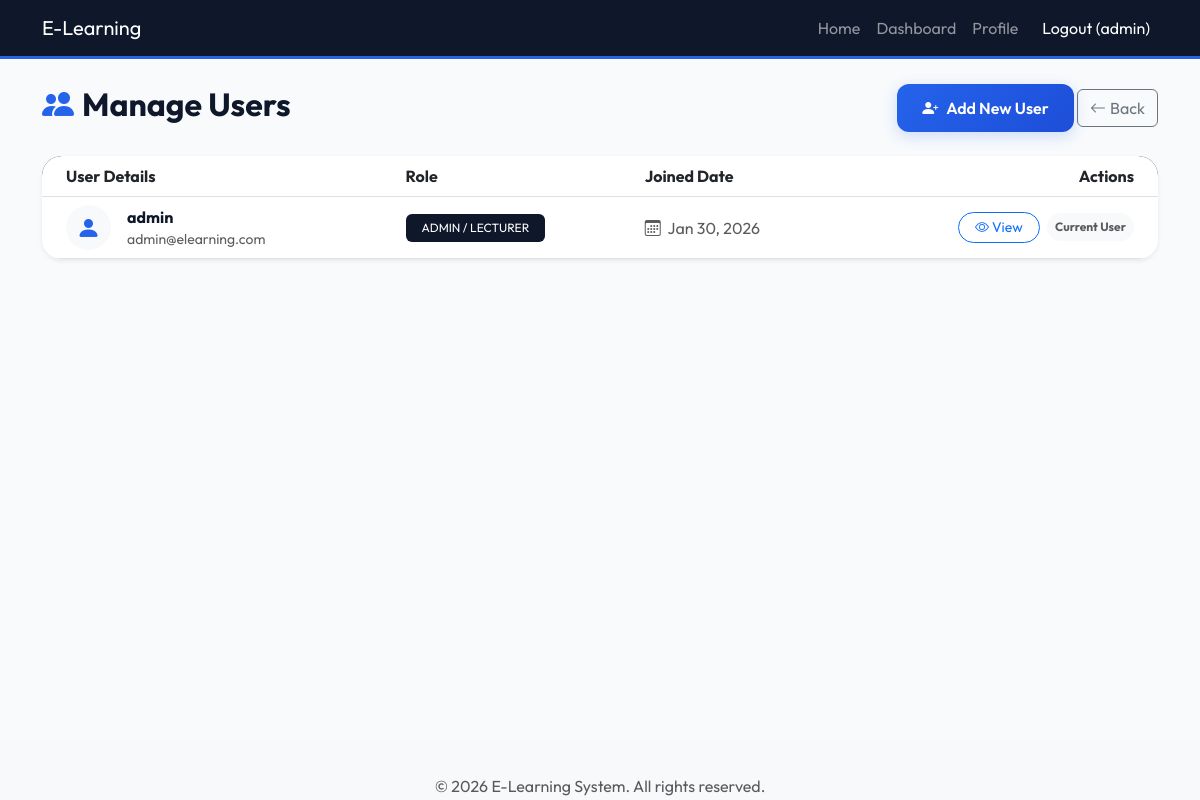
The app's page /views/admin/users.php (signed in) with its own data.
### tables this page shows
CREATE TABLE IF NOT EXISTS users (
    id INT AUTO_INCREMENT PRIMARY KEY,
    username VARCHAR(50) NOT NULL UNIQUE,
    email VARCHAR(100) NOT NULL UNIQUE,
    password VARCHAR(255) NOT NULL,
    role ENUM('admin', 'student') NOT NULL DEFAULT 'student',
    bio TEXT,
    avatar VARCHAR(255),
    created_at TIMESTAMP DEFAULT CURRENT_TIMESTAMP,
    INDEX idx_role (role),
    INDEX idx_username (username),
    INDEX idx_email (email)
);

### views/admin/users.php (the view, shortened to what this page needs)
<?php
require_once '../../config/db.php';
include '../../includes/header.php';
$stmt = $pdo->query("SELECT * FROM users ORDER BY created_at DESC");
$users = $stmt->fetchAll();
?>
<div class="d-flex justify-content-between align-items-center mb-4">
    <h2 class="text-accent fw-bold"><i class="bi bi-people-fill me-2 text-primary"></i>Manage Users</h2>
    <div>
        <button type="button" class="btn btn-primary" data-bs-toggle="modal" data-bs-target="#addUserModal">
            <i class="bi bi-person-plus-fill me-2"></i>Add New User
        </button>
        <a href="dashboard.php" class="btn btn-outline-secondary">
            <i class="bi bi-arrow-left me-1"></i>Back
        </a>
    </div>
</div>
<div class="card border-0 shadow-sm overflow-hidden">
    <div class="table-responsive">
        <table class="table table-hover align-middle mb-0">
            <thead class="bg-accent text-white">
                <tr>
                    <th class="ps-4">User Details</th>
                    <th>Role</th>
                    <th>Joined Date</th>
                    <th class="text-end pe-4">Actions</th>
                </tr>
            </thead>
            <tbody>
                <?php foreach ($users as $user): ?>
                    <tr>
                        <td class="ps-4">
                            <div class="d-flex align-items-center">
                                <div class="bg-light rounded-circle p-2 me-3 d-flex align-items-center justify-content-center" style="width: 45px; height: 45px;">
                                    <i class="bi bi-person-fill text-primary fs-4"></i>
                                </div>
                                <div>
                                    <div class="fw-bold text-accent"><?php echo htmlspecialchars($user['username']); ?></div>
                                    <div class="text-muted small"><?php echo htmlspecialchars($user['email']); ?></div>
                                </div>
                            </div>
                        </td>
                        <td>
                            <?php if ($user['role'] === 'admin'): ?>
                                <span class="badge bg-accent text-white py-2 px-3 fw-normal">ADMIN / LECTURER</span>
                            <?php else: ?>
                                <span class="badge bg-secondary text-white py-2 px-3 fw-normal">STUDENT</span>
                            <?php endif; ?>
                        </td>
                        <td class="text-muted">
                            <i class="bi bi-calendar3 me-1"></i>
                            <?php echo date('M d, Y', strtotime($user['created_at'])); ?>
                        </td>
                        <td class="text-end pe-4">
                            <a href="view_user.php?id=<?php echo $user['id']; ?>" class="btn btn-sm btn-outline-primary rounded-pill px-3 me-1">
                                <i class="bi bi-eye"></i> View
                            </a>
                            <?php if ($user['id'] != $_SESSION['user_id']): ?>
                                <a href="../../actions/delete_user.php?id=<?php echo $user['id']; ?>" class="btn btn-sm btn-outline-danger rounded-pill px-3" onclick="return confirm('Are you sure you want to delete this user?')">
                                    <i class="bi bi-trash"></i>
                                </a>
                            <?php else: ?>
                                <span class="badge bg-light text-muted p-2 rounded-pill">Current User</span>
                            <?php endif; ?>
                        </td>
                    </tr>
                <?php endforeach; ?>
            </tbody>
        </table>
    </div>
</div>
<?php include '../../includes/footer.php'; ?>

### public/css/style.css (style rules this page uses)
:root { --primary-color: #2563eb; --secondary-color: #64748b; --accent-color: #0f172a; --bg-light: #f8fafc; }
body { background-color: var(--bg-light); font-family: 'Outfit', sans-serif; color: var(--accent-color); }
.card { border: none; border-radius: 20px; background: white; overflow: hidden; transition: all 0.4s cubic-bezier(0.175, 0.885, 0.32, 1.275); }
.btn-primary { background: linear-gradient(135deg, var(--primary-color) 0%, #1d4ed8 100%) !important; border: none !important; padding: 12px 25px; border-radius: 12px; font-weight: 600; color: white !important; box-shadow: 0 4px 15px rgba(37, 99, 235, 0.2); }
.text-primary { color: var(--primary-color) !important; }
.text-accent { color: var(--accent-color) !important; }
.bg-accent { background-color: var(--accent-color) !important; color: white !important; }

### includes/header.php (style rules this page uses)
body { padding-top: 60px; }

### records on screen
users: username "admin", email "admin@elearning.com", role "ADMIN / LECTURER", created_at "Jan 30, 2026", shows "Current User"

### other values on screen
$_SESSION['username'] "admin"
